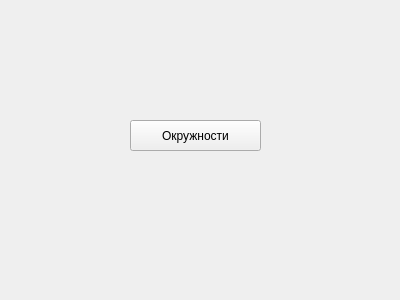
<?xml version="1.0" encoding="UTF-8"?>
<ui version="4.0">
 <class>Form</class>
 <widget class="QWidget" name="Form">
  <property name="geometry">
   <rect>
    <x>0</x>
    <y>0</y>
    <width>400</width>
    <height>300</height>
   </rect>
  </property>
  <property name="windowTitle">
   <string>Form</string>
  </property>
  <widget class="QPushButton" name="pushButton">
   <property name="geometry">
    <rect>
     <x>130</x>
     <y>120</y>
     <width>131</width>
     <height>31</height>
    </rect>
   </property>
   <property name="text">
    <string>Окружности</string>
   </property>
  </widget>
 </widget>
 <resources/>
 <connections/>
</ui>
